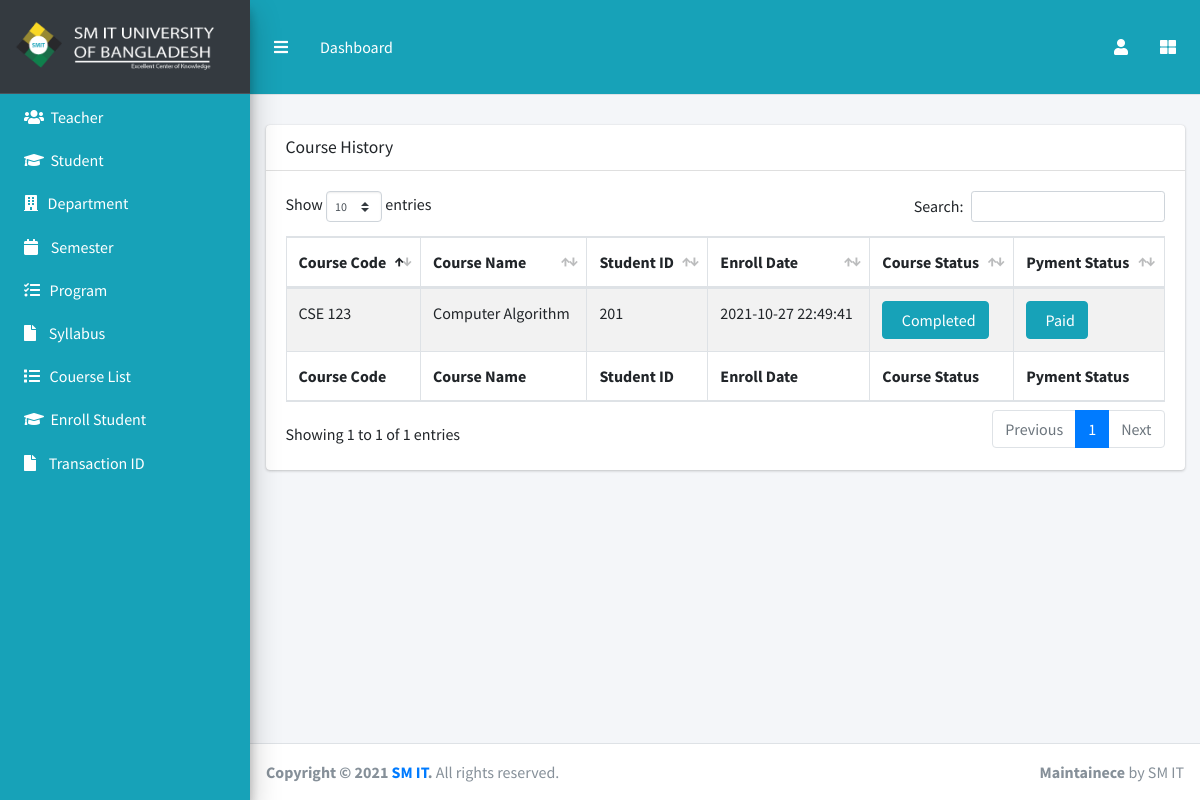
/admin/enroll.php (signed in), run on the app's committed database.
### tables this page shows
CREATE TABLE `courseenrolls` (
  `id` int(11) NOT NULL,
  `student_regno` varchar(55) NOT NULL,
  `Student_Dept` varchar(255) NOT NULL,
  `semester` varchar(50) NOT NULL,
  `courseCode` varchar(55) NOT NULL,
  `courseName` varchar(255) NOT NULL,
  `courseTeacher` varchar(55) NOT NULL,
  `syllabysVersion` varchar(50) NOT NULL,
  `courseCredit` int(11) NOT NULL,
  `status` int(10) NOT NULL DEFAULT 1,
  `payment_status` int(10) DEFAULT 0,
  `enrollDate` datetime NOT NULL DEFAULT current_timestamp()
);

### Database/db.php (called while the page is built, shortened)
<?php
 class Database{
 	public $host     = mysql_host;
 	public $user     = mysql_user;
 	public $password = mysql_pass;
 	public $dbname   = mysql_db;
 	public $link;
 	public function ConnectDB(){
 		$this->link = new mysqli($this->host, $this->user, $this->password, $this->dbname);
 	}
  public function select($query){
    $select_row = $this->link->query($query)  or die($this->link->error.__LINE__);
    if ($select_row->num_rows>0) {
        return $select_row;
    }
     else{
      return false;
    }
  }
 }
?>

### admin/enroll.php (the view, shortened to what this page needs)
<?php
 require '../Database/db.php';
 $db = new Database();
?>
<!DOCTYPE html>
<html lang="en">
<head>
  <link rel="stylesheet" href="../plugins/fontawesome-free/css/all.min.css">
  <link rel="stylesheet" href="../plugins/overlayScrollbars/css/OverlayScrollbars.min.css">
  <link rel="stylesheet" href="../plugins/datatables-bs4/css/dataTables.bootstrap4.min.css">
  <link rel="stylesheet" href="../plugins/datatables-responsive/css/responsive.bootstrap4.min.css">
  <link rel="stylesheet" href="../dist/css/adminlte.min.css">
</head>
<body class="hold-transition sidebar-mini layout-fixed layout-navbar-fixed layout-footer-fixed">
<div class="wrapper">
   <nav class="main-header navbar navbar-expand navbar-white navbar-light"  style="background: #17A2B8;height: 95px">
    <ul class="navbar-nav">
      <li class="nav-item">
        <a class="nav-link" data-widget="pushmenu" href="#" role="button"><i class="fas fa-bars" style="color: #ffff"></i></a>
      </li>
      <li class="nav-item d-none d-sm-inline-block">
        <a href="index.php" class="nav-link" style="color: #ffff">Dashboard</a>
      </li>
    </ul>
    <ul class="navbar-nav ml-auto">
      <li class="nav-item dropdown">
        <a class="nav-link" data-toggle="dropdown" href="#">
         <i class="fa fa-user" aria-hidden="true" style="color: #ffff"></i>
        </a>
      </li>
      <li class="nav-item">
        <a class="nav-link" data-widget="control-sidebar" data-slide="true" href="#" role="button"><i
            class="fas fa-th-large" style="color: #ffff"></i></a>
      </li>
    </ul>
  </nav>
  <aside class="main-sidebar sidebar-dark-primary elevation-4">
    <a href="index.php" class="brand-link">
      <img src="../dist/img/logo.png" alt="Logo" class="logo" style="width: 100%;border-radius: 20px;">
    </a>
    <div class="sidebar" style="background: #17A2B8">
      <nav class="mt-2">
        <ul class="nav nav-pills nav-sidebar flex-column" data-widget="treeview" role="menu" data-accordion="false">
          <li class="nav-item">
          </li>
           <li class="nav-item">
          </li>
          <li class="nav-item">
            <a href="teacher.php" class="nav-link">
             <i class="fa fa-users" aria-hidden="true" style="color: #ffff"></i>
              <p style="color: #ffff">&nbsp;Teacher</p>
            </a>
          </li>
             <li class="nav-item">
            <a href="student.php" class="nav-link">
             <i class="fa fa-graduation-cap" aria-hidden="true" style="color: #ffff"></i>
              <p style="color: #ffff"> &nbsp;Student</p>
            </a>
          </li>
             <li class="nav-item">
            <a href="department.php" class="nav-link">
              <i class="fa fa-building" aria-hidden="true" style="color: #ffff"></i>
              <p style="color: #ffff">  &nbsp;&nbsp;Department</p>
            </a>
          </li>
           <li class="nav-item">
            <a href="semester.php" class="nav-link">
            <i class="fa fa-calendar" aria-hidden="true" style="color: #ffff"></i>
              <p style="color: #ffff"> &nbsp;&nbsp;&nbsp;Semester</p>
            </a>
          </li>
           <li class="nav-item">
            <a href="prog.php" class="nav-link">
              <i class="fa fa-tasks" aria-hidden="true" style="color: #ffff"></i>
              <p style="color: #ffff">  &nbsp;&nbsp;Program</p>
            </a>
          </li>
           <li class="nav-item">
            <a href="syllabus.php" class="nav-link">
              <i class="fa fa-file" aria-hidden="true" style="color: #ffff"></i>
              <p style="color: #ffff">  &nbsp;&nbsp;&nbsp;Syllabus</p>
            </a>
          </li>
             <li class="nav-item">
            <a href="course.php" class="nav-link">
           <i class="fa fa-list" aria-hidden="true" style="color: #ffff"></i>
              <p style="color: #ffff">  &nbsp;&nbsp;Couerse List</p>
            </a>
          </li>
           <li class="nav-item">
            <a href="enroll.php" class="nav-link">
            <i class="fa fa-graduation-cap" aria-hidden="true" style="color: #ffff"></i>
              <p style="color: #ffff"> &nbsp;Enroll Student</p>
            </a>
          </li>
            <li class="nav-item">
            <a href="addtransactionid.php" class="nav-link">
            <i class="fa fa-file" aria-hidden="true" style="color: #ffff"></i>
              <p style="color: #ffff"> &nbsp;&nbsp;&nbsp;Transaction ID</p>
            </a>
          </li>
        </ul>
      </nav>
    </div>
  </aside>
  <div class="content-wrapper">
    <div class="content-header">
    </div>
    <section class="content">
      <div class="container-fluid">
       <div class="content-header">
    </div>
             <div class="card">
              <div class="card-header">
                <h3 class="card-title">Course History</h3>
              </div>
              <div class="card-body">
              <?php
                $query="SELECT * FROM courseenrolls";
                $courseEnroll =$db->select($query);
                if ($courseEnroll) {
                 ?>
                <table id="example1" class="table table-bordered table-striped">
                  <thead>
                  <tr>
                    <th>Course Code</th>
                    <th>Course Name</th>
                    <th>Student ID</th>
                    <th>Enroll Date</th>
                    <th>Course Status</th>
                    <th>Pyment Status</th>
                  </tr>
                  </thead>
                  <tbody>
            <?php
              while ($courseEnrolldata = $courseEnroll->fetch_assoc())
             { ?>
                <tr>
                   <td><?php echo $courseEnrolldata['courseCode']?></td>
                   <td><?php echo $courseEnrolldata['courseName']?></td>
                   <td><?php echo $courseEnrolldata['student_regno']?></td>
                   <td><?php echo $courseEnrolldata['enrollDate']?></td>
                    <td >
                <?php if ($courseEnrolldata['status']==1) {?>
                     <button type="button" class="btn btn-warning"> &nbsp; Not Approved
                   </button>
                </a>
               <?php
                }elseif($courseEnrolldata['status']==2){ ?>
                <button type="button" class="btn btn-info"> </i> &nbsp; Ongoing
                   </button>
                </a>
                <?php      }elseif($courseEnrolldata['status']==3){?>
                  <button type="button" class="btn btn-info"> </i> &nbsp; Completed
                <?php } ?>
                   </td>
                   <td>
                     <?php  if($courseEnrolldata['status']==3)
                     {
                      ?>
                  <button type="button" class="btn btn-info"> &nbsp; Paid
                   </button>
                    <?php }else{
                    if($courseEnrolldata['payment_status']==1) {?>
                  <button type="button" class="btn btn-info"> </i> &nbsp; Paid
                   </button>
                </a>
               <?php
               }elseif($courseEnrolldata['payment_status']==0){ ?>
                      <button type="button" class="btn btn-warning"> &nbsp; Pending
                   </button>
                <?php       } } ?>
                   </td>
                </tr>
                <?php }?>
                  </tbody>
                  <tfoot>
                  <tr>
                    <th>Course Code</th>
                    <th>Course Name</th>
                    <th>Student ID</th>
                    <th>Enroll Date</th>
                    <th>Course Status</th>
                    <th>Pyment Status</th>
                  </tr>
                  </tfoot>
                </table>
              <?php  }else{?>
                 <button type="button" class="btn btn-info"> </i> &nbsp; Sorry! Course Not Found!
                   </button>
           <?php   }?>
              </div>
            </div>
    </div>
     </div>
      </div>
  <footer class="main-footer">
    <strong>Copyright &copy; 2021 <a href="#">SM IT</a>.</strong>
    All rights reserved.
    <div class="float-right d-none d-sm-inline-block">
      <b>Maintainece</b>  by SM IT
    </div>
  </footer>
</body>
</html>

### data on the page
courseenrolls: courseCode "CSE 123", courseName "Computer Algorithm", student_regno "201", enrollDate "2021-10-27 22:49:41", status "Completed"
